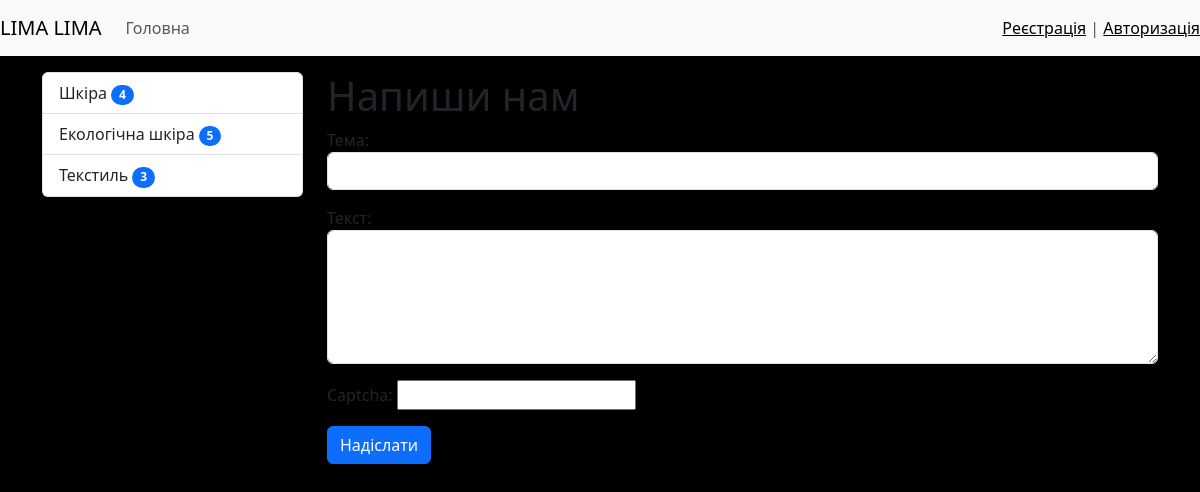
/contact_us/, run on the app's committed database.
### bags/models.py (models this page shows, shortened)
class Category(models.Model):
    title = models.CharField(max_length=150, db_index=True, verbose_name='Назва категорії')
    def get_absolute_url(self):
        return reverse('category', kwargs={'category_id': self.pk})
    class Meta:
        verbose_name = 'Категорія'
        verbose_name_plural = 'Категорії'
        ordering = ['title']

### bags/views.py (the view)
# urls.py: path('contact_us/', contact_us, name='contact_us'),
def contact_us(request):
    if request.method == 'POST':
        form = ContactForm(request.POST)
        if form.is_valid():
            mail = send_mail(form.cleaned_data['subject'],
                      form.cleaned_data['content'],
                      'from',
                      ['to'],
                      fail_silently=False
                      )
            if mail:
                messages.success(request, 'Листа надіслано')
                return redirect('contact_us')
            else:
                messages.error(request, 'Листа НЕ надіслано')
        else:
            messages.error(request, 'Помилка реєстрації')
    else:
        form = ContactForm()
    return render(request, 'bags/mailtest.html', {'form': form})

### bags/forms.py
class ContactForm(forms.Form):
    subject = forms.CharField(label='Тема', widget=forms.TextInput(attrs={'class': 'form-control'}))
    content = forms.CharField(label='Текст', widget=forms.Textarea(attrs={'class': 'form-control', "rows": 5}))
    captcha = CaptchaField()

### bags/templatetags/bags_tags.py (called while the page is built)
@register.inclusion_tag('bags/list_categories.html')
def show_categories():
    categories = Category.objects.annotate(cnt=Count('bags',filter= F('bags__is_published'))).filter(cnt__gt=0)
    return {'categories': categories}

### bags/templates/bags/mailtest.html (shortened to what this page needs)
{% extends 'base.html' %}
{% block sidebar %}
    {% include 'inc/_sidebar.html' %}
{% endblock %}
{% block content %}
    <h1>Напиши нам</h1>
    <form method="post">
        {{ form.as_p }}
        <button type="submit" class="btn btn-primary btn-block">Надіслати</button>
    </form>
{% endblock %}

### bags/templates/bags/list_categories.html
<div class="list-group">
    {% for item in categories %}
    <a href="{{item.get_absolute_url}}" class="list-group-item list-group-item-action">
        {{ item.title }} <span class="badge bg-primary rounded-pill">{{ item.cnt }}</span>
    </a>
    {% endfor %}
</div>

### mysite/static/css/style.css (style rules this page uses)
body { background-color: #000000; }

### data on the page
Category: title "Шкіра", cnt "4"
Category: title "Екологічна шкіра", cnt "5"
Category: title "Текстиль", cnt "3"
